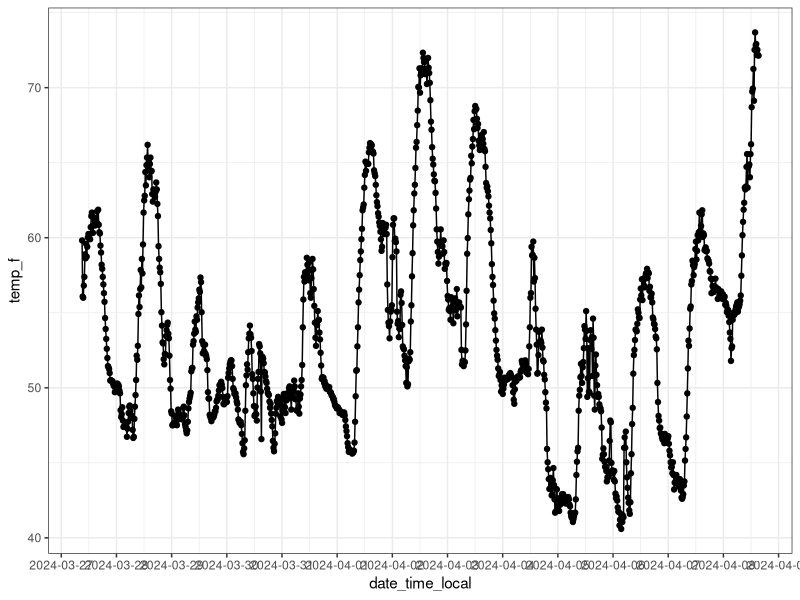
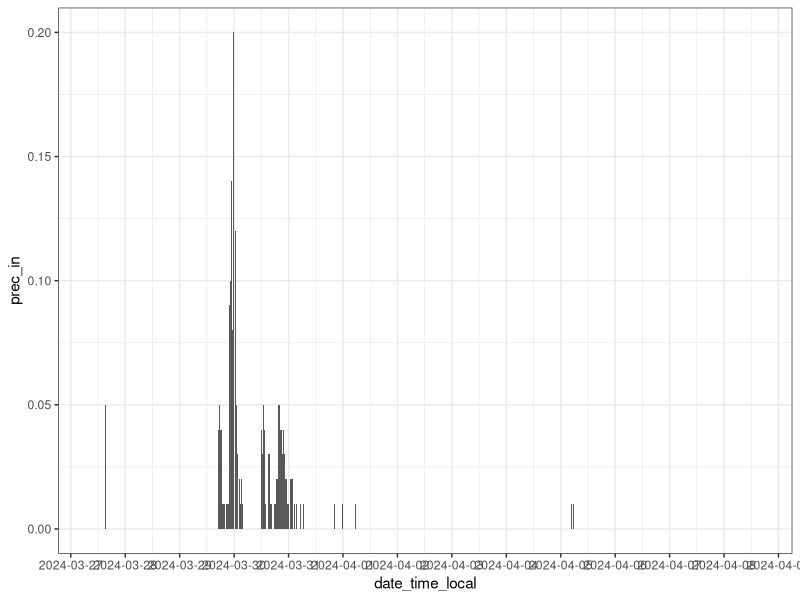
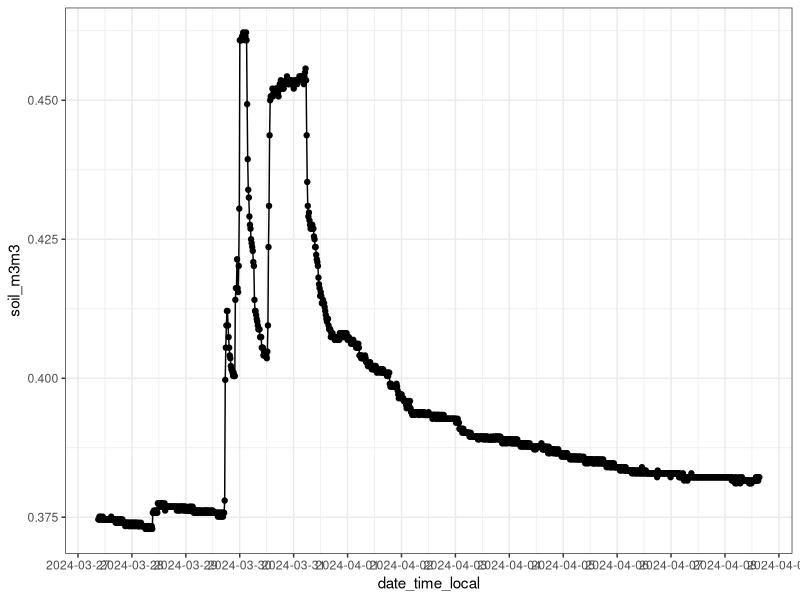
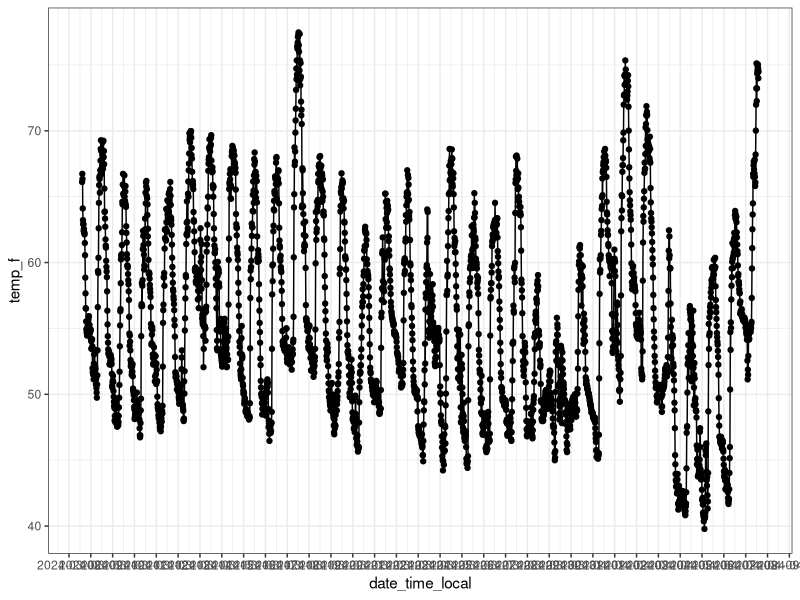
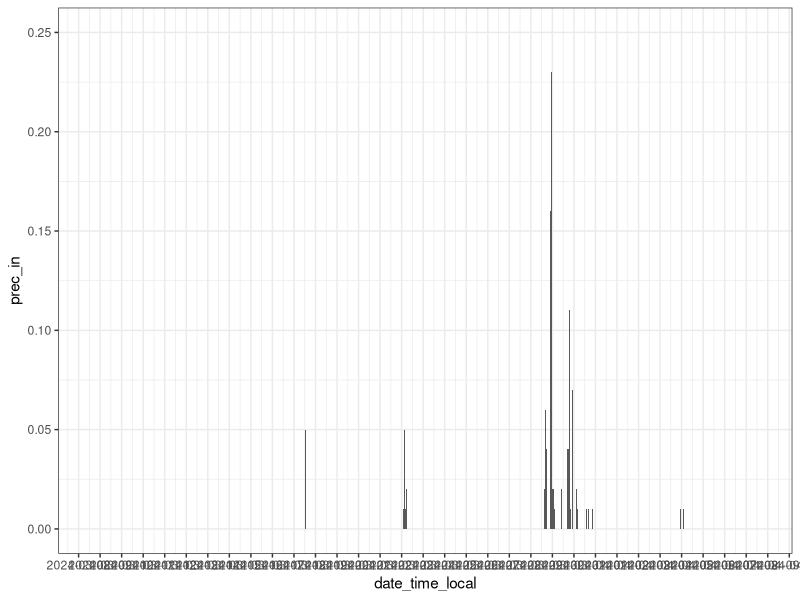
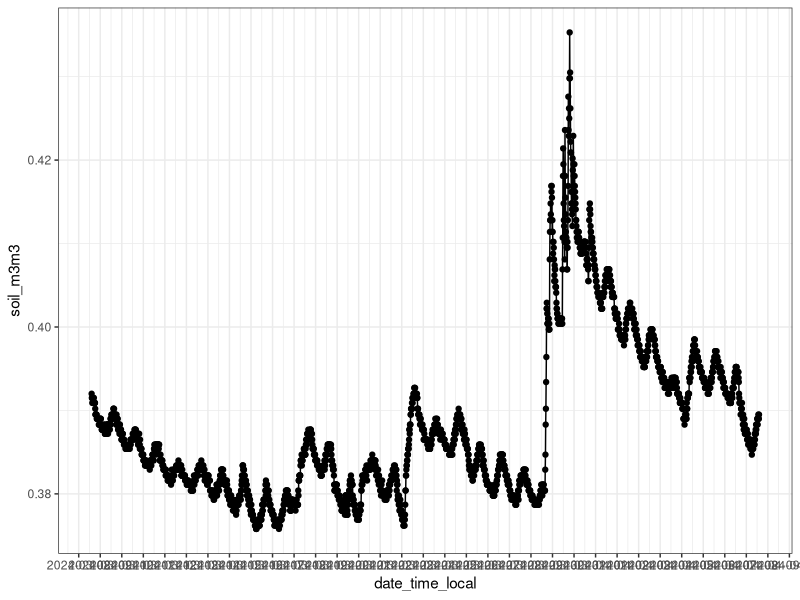
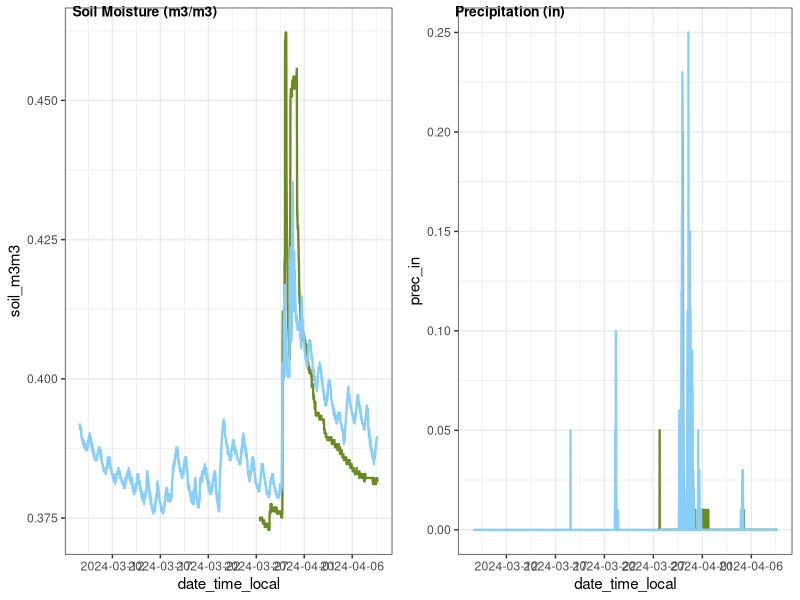

Write R code to recreate these figures, in order.
## ---- chunk 1
knitr::opts_chunk$set(echo = TRUE)
## ---- chunk 2

#load packages
library(tidyverse)
library(dplyr)
library(here)
library(cowplot)

## ---- chunk 3

# Read in the data
# Immediately changing wacky column names
annie_oakly <- read_csv(here("data", "Annie_Oakly.csv")) %>% 
  rename(id = "#",
         date_time = "Date Time, GMT-07:00",
         temp_f = "Temp, °F (LGR S/N: 21901550, SEN S/N: 21895909, LBL: Temperature)",
         rh_percent = "RH, % (LGR S/N: 21901550, SEN S/N: 21895909, LBL: RH)",
         solar_rad_wm2 = "Solar Radiation, W/m² (LGR S/N: 21901550, SEN S/N: 21903642, LBL: Solar Radiation)",
         prec_in = "Rain, in (LGR S/N: 21901550, SEN S/N: 21907472, LBL: Rain)",
         soil_m3m3 = "Water Content, m³/m³ (LGR S/N: 21901550, SEN S/N: 21907600, LBL: Water Content)",
         wind_sp_mph = "Wind Speed, mph (LGR S/N: 21901550, SEN S/N: 21907851, LBL: Wind Speed)",
         gust_sp_mph = "Gust Speed, mph (LGR S/N: 21901550, SEN S/N: 21907851, LBL: Gust Speed)",
         wind_direct = "Wind Direction, ø (LGR S/N: 21901550, SEN S/N: 21907851, LBL: Wind Direction)") 

# using lubridate to change date_time to date class
annie_oakly$date_time_local <- parse_date_time(annie_oakly$date_time, "mdy HM")

class(annie_oakly$date_time_local)

# Reading in second weather station data
oakie_dokie <- read_csv(here("data", "Oakie_Dokie_2.csv")) %>%
  rename(id = "#",
         date_time = "Date Time, GMT-08:00",
         temp_f = "Temp, °F (LGR S/N: 21901549, SEN S/N: 21895908, LBL: Temp)",
         rh_percent = "RH, % (LGR S/N: 21901549, SEN S/N: 21895908, LBL: RH)",
         solar_rad_wm2 = "Solar Radiation, W/m² (LGR S/N: 21901549, SEN S/N: 21903641, LBL: Solar Radiation)",
         prec_in = "Rain, in (LGR S/N: 21901549, SEN S/N: 21907471, LBL: Rain)",
         soil_m3m3 = "Water Content, m³/m³ (LGR S/N: 21901549, SEN S/N: 21900338, LBL: Water Content)",
         wind_sp_mph = "Wind Speed, mph (LGR S/N: 21901549, SEN S/N: 21907852, LBL: Wind Speed)",
         gust_sp_mph = "Gust Speed, mph (LGR S/N: 21901549, SEN S/N: 21907852, LBL: Gust Speed)",
         wind_direct = "Wind Direction, ø (LGR S/N: 21901549, SEN S/N: 21907852, LBL: Wind Direction)")

oakie_dokie$date_time_local <- parse_date_time(oakie_dokie$date_time, "mdy HM")

class(oakie_dokie$date_time_local)

# Initial plots for Annie Oakly
ggplot(annie_oakly, aes(x = date_time_local, y = temp_f)) +
  geom_point() +
  geom_line() +
  scale_x_datetime(breaks = "1 day") +
  theme_bw()

ggplot(annie_oakly, aes(x=date_time_local, y=prec_in))+
  geom_col()+
  scale_x_datetime(breaks="1 day")+
  theme_bw()

ggplot(annie_oakly, aes(x = date_time_local, y = soil_m3m3)) +
  geom_point() +
  geom_line() +
  scale_x_datetime(breaks = "1 day") +
  theme_bw()

# Initial plots for Oakie Dokie
ggplot(oakie_dokie, aes(x = date_time_local, y = temp_f)) +
  geom_point() +
  geom_line() +
  scale_x_datetime(breaks = "1 day") +
  theme_bw()

ggplot(oakie_dokie, aes(x=date_time_local, y=prec_in))+
  geom_col()+
  scale_x_datetime(breaks="1 day")+
  theme_bw()

ggplot(oakie_dokie, aes(x = date_time_local, y = soil_m3m3)) +
  geom_point() +
  geom_line() +
  scale_x_datetime(breaks = "1 day") +
  theme_bw()

#comparing soil moisture from both weather stations
p1 <- ggplot() +
  geom_line(data = annie_oakly, aes(x = date_time_local, y = soil_m3m3),
            color = "olivedrab4", size = .8) +
  geom_line(data = oakie_dokie, aes(x = date_time_local, y = soil_m3m3),
            color = "lightskyblue", size = .8) +
  theme_bw() +
  scale_x_datetime(breaks = "5 days") 

p2 <- ggplot() +
  geom_line(data = annie_oakly, aes(x = date_time_local, y = prec_in),
            color = "olivedrab4", size = .8) +
  geom_line(data = oakie_dokie, aes(x = date_time_local, y = prec_in),
            color = "lightskyblue", size = .8) +
  theme_bw() +
  scale_x_datetime(breaks = "5 days") 

plot_grid(p1, p2, labels = c("Soil Moisture (m3/m3)", "Precipitation (in)"), label_size = 10)
  
